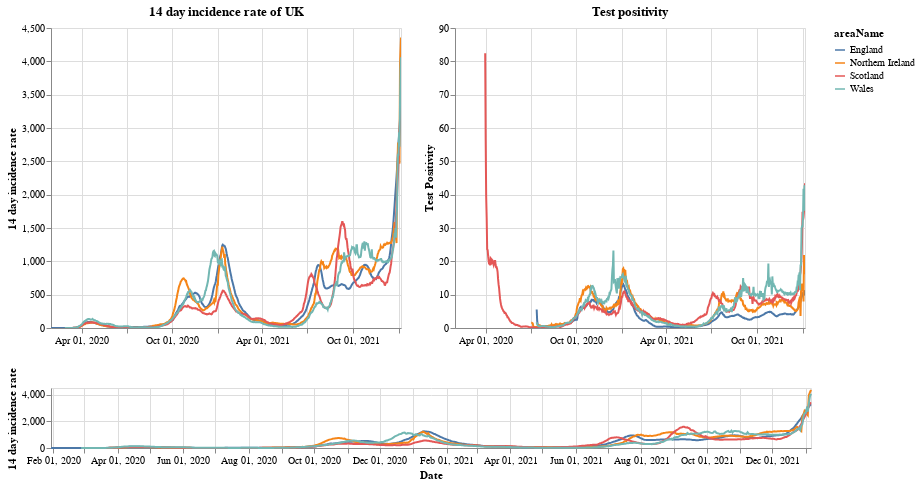

This figure's notebook cell:
### Markdown cell above
# Plots

First a plot with each country in the UK. The top right shows the positivity rate for (which is the percentage of registered tests which were positive) while the top left is the 14 day incidence rate. The bottom chart can be used to select the timeframe (does not work on a mobile device).

### Code cell
#collapse
brush = alt.selection(type='interval', name='DateBrush',encodings=['x'],fields=['Time'])
leg_selection = alt.selection_multi(fields=['areaName'], bind='legend')

base = alt.Chart(uk_cases).mark_line().encode(
    x=alt.X("yearmonthdate(date):T", axis=alt.Axis(title='Date')),
    y=alt.Y("twoWeeklyCasesRate:Q", axis=alt.Axis(title='14 day incidence rate')),
    tooltip=['areaName', 'date','twoWeeklyCasesRate', 'testPositivity'],
    color='areaName',
    opacity=alt.condition(leg_selection, alt.value(2), alt.value(0.1))
).add_selection(leg_selection).properties(width=350)

upper = base.encode(alt.X('yearmonthdate(date):T', axis=alt.Axis(title=''),
                         scale=alt.Scale(domain=brush))
                   ).properties(title=f'14 day incidence rate of UK')
upper_right = upper.encode(alt.Y('testPositivity:Q', axis=alt.Axis(title='Test Positivity'))).properties(title='Test positivity')
lower = base.properties(height=60, width = 760).add_selection(brush)

(upper | upper_right) & lower

### Figure 1 — Vega-Lite specification as saved in the notebook (floating-point values rounded to 4 significant figures; data arrays with more than 128 entries replaced by an {"elided": "..."} marker saying what was removed)
{"config": {"view": {"continuousWidth": 400, "continuousHeight": 300}}, "vconcat": [{"hconcat": [{"mark": "line", "encoding": {"color": {"type": "nominal", "field": "areaName"}, "opacity": {"condition": {"value": 2, "selection": "selector001"}, "value": 0.1}, "tooltip": [{"type": "nominal", "field": "areaName"}, {"type": "temporal", "field": "date"}, {"type": "quantitative", "field": "twoWeeklyCasesRate"}, {"type": "quantitative", "field": "testPositivity"}], "x": {"type": "temporal", "axis": {"title": ""}, "field": "date", "scale": {"domain": {"selection": "DateBrush"}}, "timeUnit": "yearmonthdate"}, "y": {"type": "quantitative", "axis": {"title": "14 day incidence rate"}, "field": "twoWeeklyCasesRate"}}, "selection": {"selector001": {"type": "multi", "fields": ["areaName"], "bind": "legend"}}, "title": "14 day incidence rate of UK", "width": 350}, {"mark": "line", "encoding": {"color": {"type": "nominal", "field": "areaName"}, "opacity": {"condition": {"value": 2, "selection": "selector001"}, "value": 0.1}, "tooltip": [{"type": "nominal", "field": "areaName"}, {"type": "temporal", "field": "date"}, {"type": "quantitative", "field": "twoWeeklyCasesRate"}, {"type": "quantitative", "field": "testPositivity"}], "x": {"type": "temporal", "axis": {"title": ""}, "field": "date", "scale": {"domain": {"selection": "DateBrush"}}, "timeUnit": "yearmonthdate"}, "y": {"type": "quantitative", "axis": {"title": "Test Positivity"}, "field": "testPositivity"}}, "selection": {"selector001": {"type": "multi", "fields": ["areaName"], "bind": "legend"}}, "title": "Test positivity", "width": 350}]}, {"mark": "line", "encoding": {"color": {"type": "nominal", "field": "areaName"}, "opacity": {"condition": {"value": 2, "selection": "selector001"}, "value": 0.1}, "tooltip": [{"type": "nominal", "field": "areaName"}, {"type": "temporal", "field": "date"}, {"type": "quantitative", "field": "twoWeeklyCasesRate"}, {"type": "quantitative", "field": "testPositivity"}], "x": {"type": "temporal", "axis": {"title": "Date"}, "field": "date", "timeUnit": "yearmonthdate"}, "y": {"type": "quantitative", "axis": {"title": "14 day incidence rate"}, "field": "twoWeeklyCasesRate"}}, "height": 60, "selection": {"selector001": {"type": "multi", "fields": ["areaName"], "bind": "legend"}, "DateBrush": {"type": "interval", "encodings": ["x"], "fields": ["Time"]}}, "width": 760}], "data": {"name": "data-5e5219b1791bd9fd2a155ff7f4e7f740"}, "$schema": "https://vega.github.io/schema/vega-lite/v4.8.1.json", "datasets": {"data-5e5219b1791bd9fd2a155ff7f4e7f740": {"elided": "2740 records"}}}
